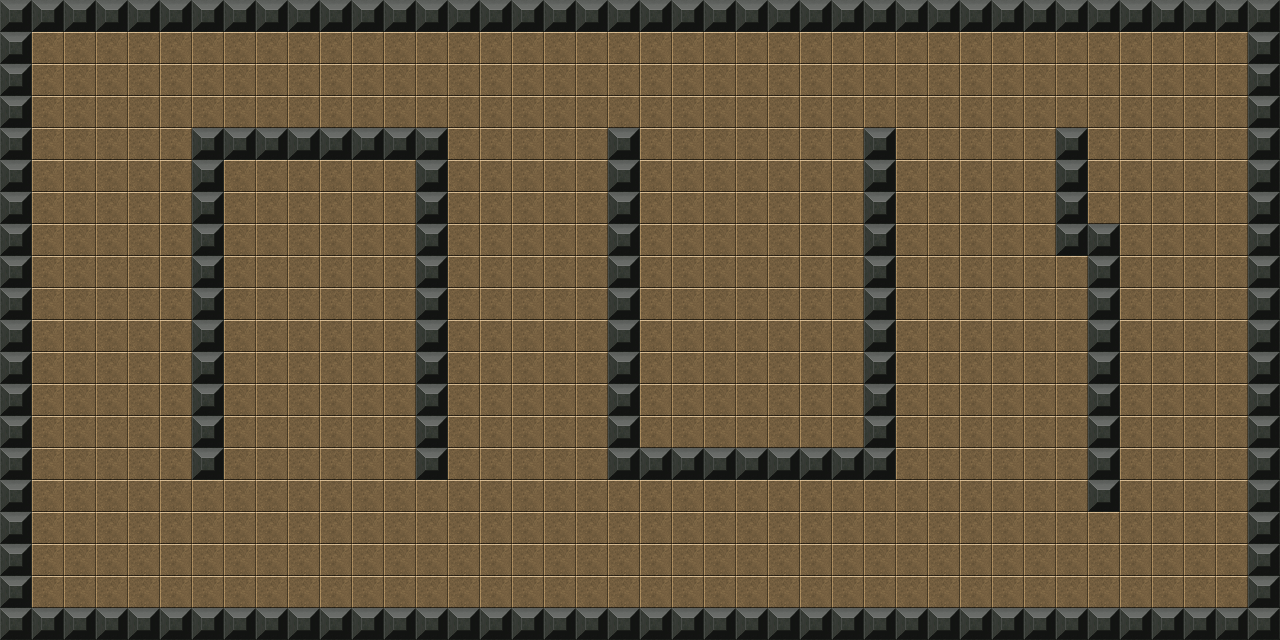

Tiled map render using the project's own tile images. Description and the map definition, with tile-layer contents summarised, below:
An orthogonal 40x20 tile map with 32x32 px tiles, 2 tile layers (Ground, Walls) and 614 objects.

<map version="1.0" orientation="orthogonal" renderorder="right-down" width="40" height="20" tilewidth="32" tileheight="32" nextobjectid="1715">
 <tileset firstgid="1" name="gridtiles" tilewidth="32" tileheight="32">
  <image source="../img/gridtiles.png" width="448" height="320" />
 </tileset>
 <layer name="Ground" width="40" height="20">
  <data>[800 cells, 800 non-empty, 3 distinct tile ids]</data>
 </layer>
 <layer name="Walls" width="40" height="20">
  <data>[800 cells, 189 non-empty, 2 distinct tile ids]</data>
 </layer>
 <objectgroup name="PathPoints">
  <object id="1010" x="32" y="32" width="32" height="32" />
  <object id="1016" x="64" y="32" width="32" height="32" />
  <object id="1020" x="64" y="64" width="32" height="32" />
  <object id="1021" x="32" y="64" width="32" height="32" />
  <object id="1022" x="96" y="64" width="32" height="32" />
  <object id="1023" x="128" y="32" width="32" height="32" />
  <object id="1024" x="128" y="64" width="32" height="32" />
  <object id="1025" x="96" y="32" width="32" height="32" />
  <object id="1026" x="96" y="128" width="32" height="32" />
  <object id="1027" x="32" y="128" width="32" height="32" />
  <object id="1028" x="128" y="96" width="32" height="32" />
  <object id="1029" x="64" y="96" width="32" height="32" />
  <object id="1030" x="64" y="128" width="32" height="32" />
  <object id="1031" x="96" y="96" width="32" height="32" />
  <object id="1032" x="32" y="96" width="32" height="32" />
  <object id="1033" x="128" y="128" width="32" height="32" />
  <object id="1047" x="192" y="96" width="32" height="32" />
  <object id="1048" x="224" y="64" width="32" height="32" />
  <object id="1049" x="160" y="64" width="32" height="32" />
  <object id="1050" x="224" y="96" width="32" height="32" />
  <object id="1051" x="160" y="96" width="32" height="32" />
  <object id="1052" x="256" y="32" width="32" height="32" />
  <object id="1053" x="192" y="32" width="32" height="32" />
  <object id="1054" x="192" y="64" width="32" height="32" />
  <object id="1055" x="224" y="32" width="32" height="32" />
  <object id="1056" x="160" y="32" width="32" height="32" />
  <object id="1057" x="256" y="96" width="32" height="32" />
  <object id="1058" x="256" y="64" width="32" height="32" />
  <object id="1059" x="288" y="96" width="32" height="32" />
  <object id="1060" x="320" y="64" width="32" height="32" />
  <object id="1061" x="320" y="32" width="32" height="32" />
  <object id="1062" x="480" y="96" width="32" height="32" />
  <object id="1063" x="352" y="96" width="32" height="32" />
  <object id="1064" x="352" y="64" width="32" height="32" />
  <object id="1065" x="448" y="96" width="32" height="32" />
  <object id="1066" x="384" y="96" width="32" height="32" />
  <object id="1067" x="352" y="32" width="32" height="32" />
  <object id="1068" x="512" y="32" width="32" height="32" />
  <object id="1069" x="512" y="64" width="32" height="32" />
  <object id="1070" x="416" y="96" width="32" height="32" />
  <object id="1071" x="480" y="64" width="32" height="32" />
  <object id="1072" x="288" y="64" width="32" height="32" />
  <object id="1073" x="416" y="64" width="32" height="32" />
  <object id="1074" x="384" y="32" width="32" height="32" />
  <object id="1075" x="384" y="64" width="32" height="32" />
  <object id="1076" x="512" y="96" width="32" height="32" />
  <object id="1077" x="320" y="96" width="32" height="32" />
  <object id="1078" x="448" y="64" width="32" height="32" />
  <object id="1079" x="448" y="32" width="32" height="32" />
  <object id="1080" x="480" y="32" width="32" height="32" />
  <object id="1081" x="416" y="32" width="32" height="32" />
  <object id="1082" x="288" y="32" width="32" height="32" />
  <object id="1083" x="1024" y="32" width="32" height="32" />
  <object id="1084" x="864" y="32" width="32" height="32" />
  <object id="1085" x="672" y="64" width="32" height="32" />
  <object id="1086" x="576" y="96" width="32" height="32" />
  <object id="1087" x="576" y="64" width="32" height="32" />
  <object id="1088" x="640" y="64" width="32" height="32" />
  <object id="1089" x="832" y="32" width="32" height="32" />
  <object id="1090" x="736" y="96" width="32" height="32" />
  <object id="1091" x="832" y="64" width="32" height="32" />
  <object id="1092" x="800" y="32" width="32" height="32" />
  <object id="1093" x="640" y="96" width="32" height="32" />
  <object id="1094" x="672" y="96" width="32" height="32" />
  <object id="1095" x="576" y="32" width="32" height="32" />
  <object id="1096" x="896" y="32" width="32" height="32" />
  <object id="1097" x="608" y="96" width="32" height="32" />
  <object id="1098" x="1024" y="96" width="32" height="32" />
  <object id="1099" x="800" y="64" width="32" height="32" />
  <object id="1100" x="928" y="32" width="32" height="32" />
  <object id="1101" x="896" y="96" width="32" height="32" />
  <object id="1102" x="768" y="96" width="32" height="32" />
  <object id="1103" x="608" y="64" width="32" height="32" />
  <object id="1104" x="992" y="96" width="32" height="32" />
  <object id="1105" x="704" y="32" width="32" height="32" />
  <object id="1106" x="864" y="96" width="32" height="32" />
  <object id="1107" x="544" y="64" width="32" height="32" />
  <object id="1108" x="768" y="32" width="32" height="32" />
  <object id="1109" x="960" y="32" width="32" height="32" />
  <object id="1110" x="800" y="96" width="32" height="32" />
  <object id="1111" x="544" y="96" width="32" height="32" />
  <object id="1112" x="736" y="64" width="32" height="32" />
  <object id="1113" x="608" y="32" width="32" height="32" />
  <object id="1114" x="768" y="64" width="32" height="32" />
  <object id="1115" x="960" y="64" width="32" height="32" />
  <object id="1116" x="960" y="96" width="32" height="32" />
  <object id="1117" x="992" y="64" width="32" height="32" />
  <object id="1118" x="992" y="32" width="32" height="32" />
  <object id="1119" x="640" y="32" width="32" height="32" />
  <object id="1120" x="704" y="64" width="32" height="32" />
  <object id="1121" x="672" y="32" width="32" height="32" />
  <object id="1122" x="832" y="96" width="32" height="32" />
  <object id="1123" x="928" y="96" width="32" height="32" />
  <object id="1124" x="736" y="32" width="32" height="32" />
  <object id="1125" x="1024" y="64" width="32" height="32" />
  <object id="1126" x="896" y="64" width="32" height="32" />
  <object id="1127" x="928" y="64" width="32" height="32" />
  <object id="1128" x="544" y="32" width="32" height="32" />
  <object id="1129" x="704" y="96" width="32" height="32" />
  <object id="1130" x="864" y="64" width="32" height="32" />
  <object id="1167" x="1152" y="32" width="32" height="32" />
  <object id="1168" x="1184" y="96" width="32" height="32" />
  <object id="1169" x="1120" y="96" width="32" height="32" />
  <object id="1170" x="1056" y="96" width="32" height="32" />
  <object id="1171" x="1056" y="64" width="32" height="32" />
  <object id="1172" x="1088" y="64" width="32" height="32" />
  <object id="1173" x="1120" y="32" width="32" height="32" />
  <object id="1174" x="1152" y="96" width="32" height="32" />
  <object id="1175" x="1152" y="64" width="32" height="32" />
  <object id="1176" x="1216" y="96" width="32" height="32" />
  <object id="1177" x="1120" y="64" width="32" height="32" />
  </objectgroup>
</map>
<!-- 503 of 614 objects omitted -->
